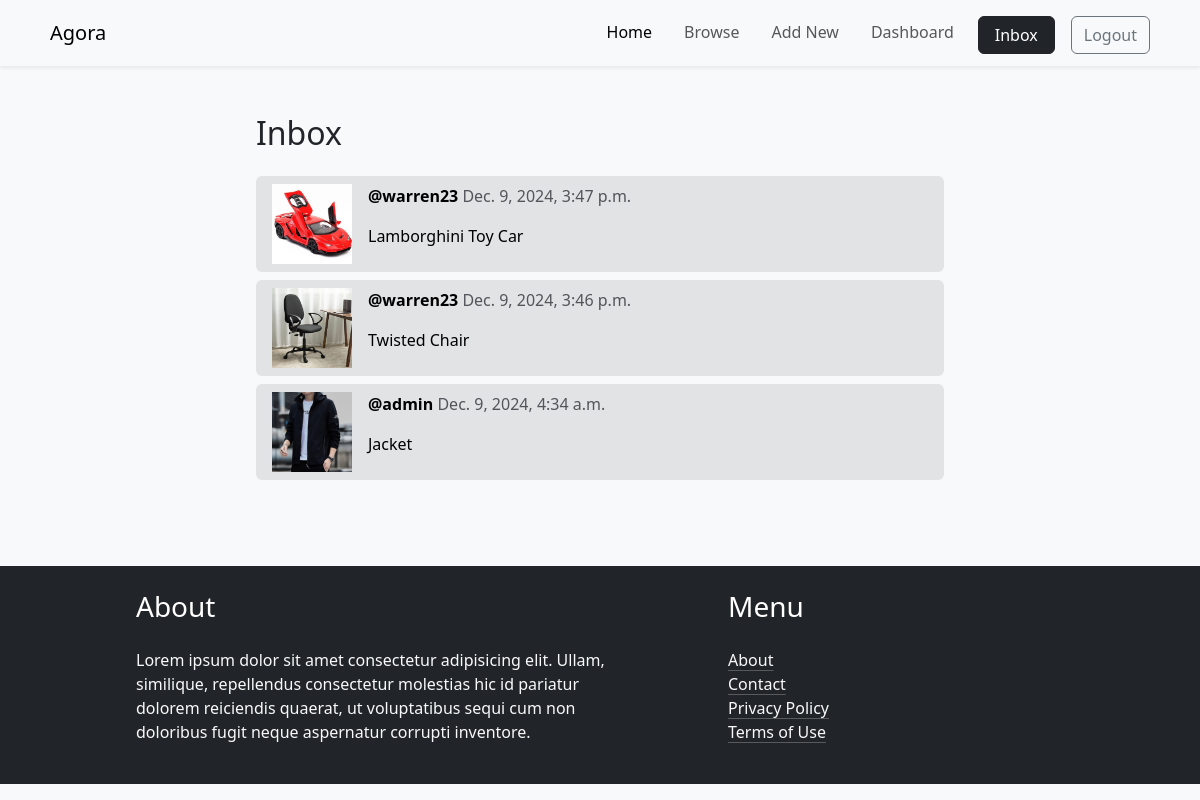
Screenshot of /conversation/ (signed in) with the database file from the repository.
### conversation/models.py (models this page shows)
class Conversation(models.Model):
    item = models.ForeignKey(Item, related_name='conversation', on_delete=models.CASCADE)
    members = models.ManyToManyField(User, related_name='conversations')
    created_at = models.DateTimeField(auto_now_add=True)
    modified_at = models.DateTimeField(auto_now=True)
    class Meta:
        ordering = ('-modified_at',)

### item/models.py (models this page shows, shortened)
class Item(models.Model):
    category = models.ForeignKey(Category, related_name='items', on_delete=models.CASCADE)
    name = models.CharField(max_length=255)
    description = models.TextField(blank=True, null=True)
    price = models.FloatField()
    image = models.ImageField(upload_to='item_images', blank=True, null=True)
    is_sold = models.BooleanField(default=False)
    created_by = models.ForeignKey(User, related_name='items', on_delete=models.CASCADE)
    created_at = models.DateTimeField(auto_now_add = True)

### conversation/views.py (the view)
# urls.py: path('', views.inbox, name='inbox'),
@login_required
def inbox(request):
    conversations = Conversation.objects.filter(members__in=[request.user.id])
    return render(request, 'conversation/inbox.html', {
        'conversations' : conversations
    })

### conversation/templates/conversation/inbox.html (shortened to what this page needs)
{% extends 'core/base.html' %}
{% block content %}
<div class="container p-5" style="min-height: 500px;">
    <div class="row">
        <div class="col-8 offset-2">
            <h2 class="mb-4">Inbox</h2>
            {% if conversations %}
                {% for conversation in conversations %}
                <a href="{% url 'conversation:detail' conversation.id %}" class="text-decoration-none text-black">
                    <div class="d-flex bg-secondary-subtle px-3 py-2 mb-2 rounded">
                        <img src="{{ conversation.item.image.url }}" width="80px" height="80px">
                        <div class="ms-3">
                            {% for member in conversation.members.all %}
                            {% if member != request.user %}
                            <p><strong>@{{member.username}}</strong> <span class="text-muted">{{conversation.modified_at}}</span></p>
                            <p>{{conversation.item.name}}</p>
                            {% endif %}
                            {% endfor %}
                        </div>
                    </div>
                </a>
                {% endfor %}
            {% else %}
                <p>There is no conversation.</p>
            {% endif %}
        </div>
    </div>
</div>
{% endblock %}

### rows the page displays
Conversation: item.image (picture), modified_at "Dec. 9, 2024, 3:47 p.m.", item.name "Lamborghini Toy Car"
Conversation: item.image (picture), modified_at "Dec. 9, 2024, 3:46 p.m.", item.name "Twisted Chair"
Conversation: item.image (picture), modified_at "Dec. 9, 2024, 4:34 a.m.", item.name "Jacket"

### other values shown
{{ member.username }} "warren23"
{{ member.username }} "admin"
